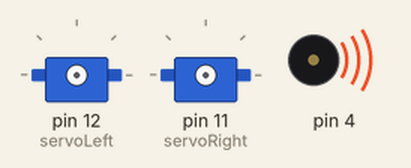
Recording of a sketch running on a simulated Arduino Uno, built with avr-gcc and run on an emulated ATmega328P. Parts: 2 × servo, buzzer (waves = sounding).

Above: at 0.1 s.
At 1.1 s:
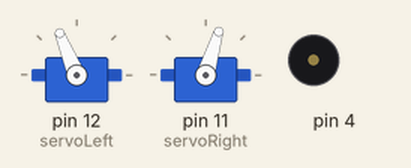
At 3.1 s:
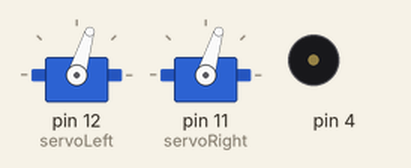
At 4.3 s:
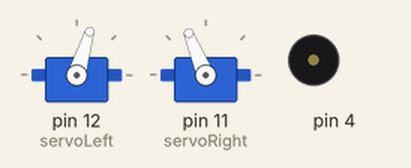
Timing chart, 0 to 5.8 s (numbered marks = the images above):
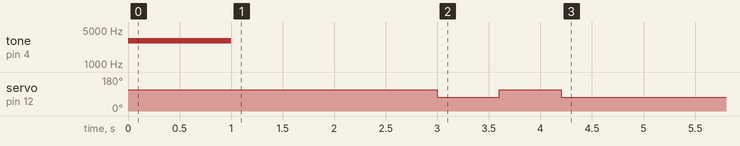

The sketch:

ForwrdLeftRightBackward.ino
```cpp
// BOE Shield Foreward,LeftReverseBackward
//
#include <Servo.h>
Servo servoLeft;
Servo servoRight;

void setup() {
  tone(4,3000, 1000); //start tone
  delay(1000);

  servoLeft.attach(12);
  servoRight.attach(11);

   // Full speed forward
  servoLeft.writeMicroseconds(1700);   //Left goes counter clockwise
  servoRight.writeMicroseconds(1300);   //Right goes clockwise
  delay(2000);

 // Spin LEFT
  servoLeft.writeMicroseconds(1300);   //Left goes clockwise
  servoRight.writeMicroseconds(1300);   //Right goes clockwise
  delay(600);
// Spin Right
  servoLeft.writeMicroseconds(1700);   //Left goes counter clockwise
  servoRight.writeMicroseconds(1700);   //Right goes counterclockwise
  delay(600);

  // Full speed backward
  servoLeft.writeMicroseconds(1300);   //Left goes counter clockwise
  servoRight.writeMicroseconds(1700);   //Right goes clockwise
  delay(2000);

   servoLeft.detach();
  servoRight.detach();
}

void loop () {
}
```
